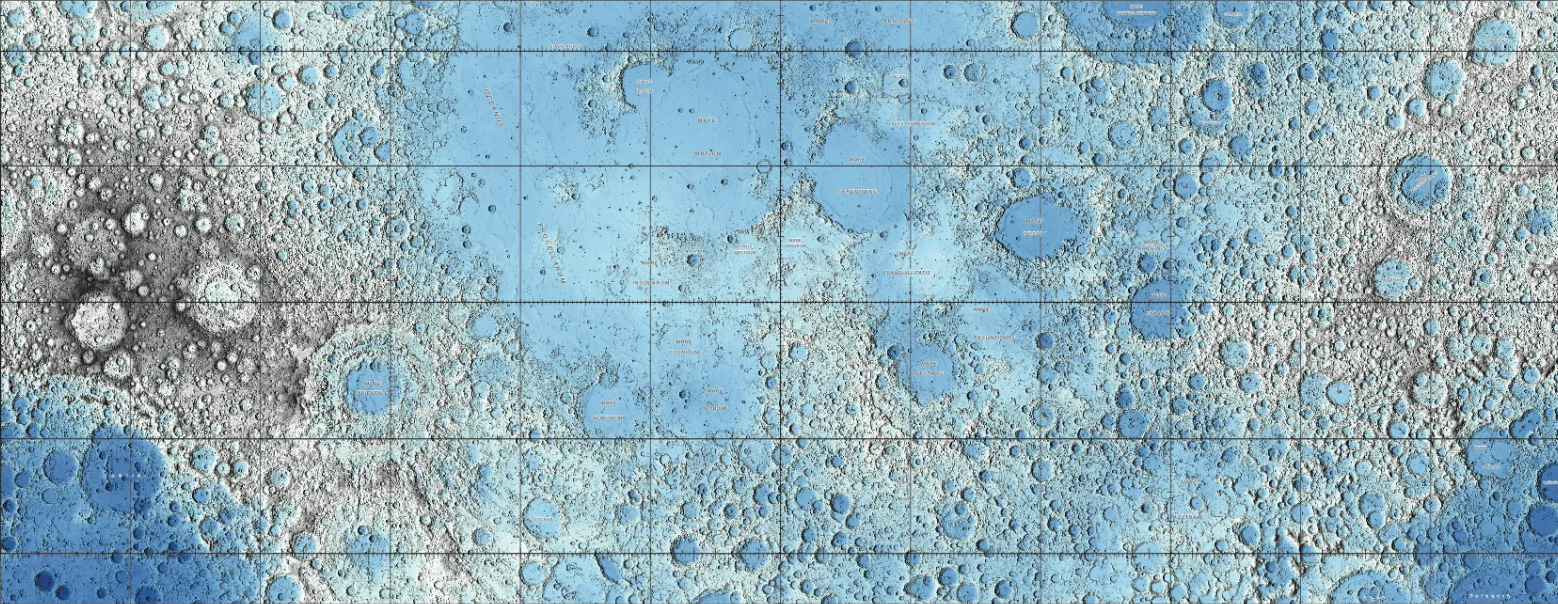
#> input picture ezgif.com-crop.png, 1558 x 604 px, found by its file name
$ python convert_heat_map_to_cost.py
#> lines starting #> are read from the running program, lines starting #| are printed output that depends on the picture
#> in main, img is the input picture: shape (604, 1558, 3); mean B, G, R 184.8, 173.7, 144.7
import cv2
import numpy as np
import matplotlib.pyplot as plt

color_scale = {(40,39,104):0,
				(43,63,126):1,
				(56,111,176):2,
				(78,129,195):3,
				(110,150,203):4,
				(124,170,219):5,
				(146,188,227):6,
				(169,207,236):7,
				(184,224,248):8,
				(212,234,245):9,
				(230,243,252):10,
				(243,251,252):11,
				(245,245,245):12,
				(214,214,214):13,
				(190,190,190):14,
				(160,160,160):15,
				(132,132,132):16,
				(95,95,95):17,
				(57,47,47):18,
				(51,40,38):19} 	#Maps RGB values to topography height

color_2_height_map = {0:-9500,
					 1:-8500,
					 2:-7500,
					 3:-6500,
					 4:-5500,
					 5:-4500,
					 6:-3500,
					 7:-2500,
					 8:-1500,
					 9:-500,
					 10:500,
					 11:1500,
					 12:2500,
					 13:3500,
					 14:4500,
					 15:5500,
					 16:6500,
					 17:7500,
					 18:8500,
					 19:9500
					 }			#Maps index of color scale to height

def replace_with_dict2(ar, dic):
    # Extract out keys and values
    k = np.array(list(dic.keys()))
    v = np.array(list(dic.values()))

    # Get argsort indices
    sidx = k.argsort()

    ks = k[sidx]
    vs = v[sidx]
    return vs[np.searchsorted(ks,ar)]

def get_distance_index(img,color_scale):
	for i,key in enumerate(color_scale):
		r = np.full((img.shape[0],img.shape[1]), key[0])
		g = np.full((img.shape[0],img.shape[1]), key[1])
		b = np.full((img.shape[0],img.shape[1]), key[2])
		r = np.dstack([r,g])
		r = np.dstack([r,b])
		curr_dist = np.linalg.norm(r-img, axis=-1)
		if(i==0):
			dist = curr_dist
		else:
			dist = np.dstack([dist,curr_dist])
#> this loop made 20 passes
#> pass 1, in get_distance_index, `curr_dist = np.linalg.norm(r-img, axis=-1)`:
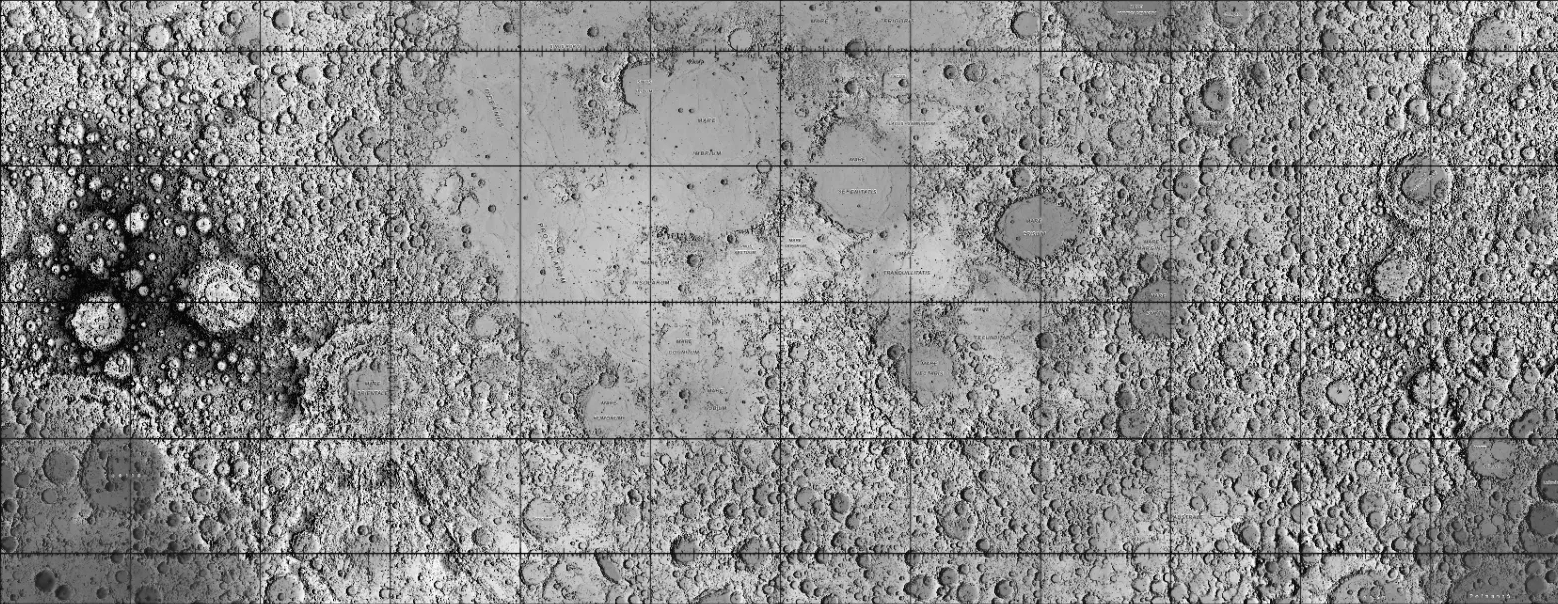
#> curr_dist: shape (604, 1558) float64; min 48.28, max 340.1, mean 206.7; drawn with min black and max white
#> pass 3, in get_distance_index, `curr_dist = np.linalg.norm(r-img, axis=-1)`:
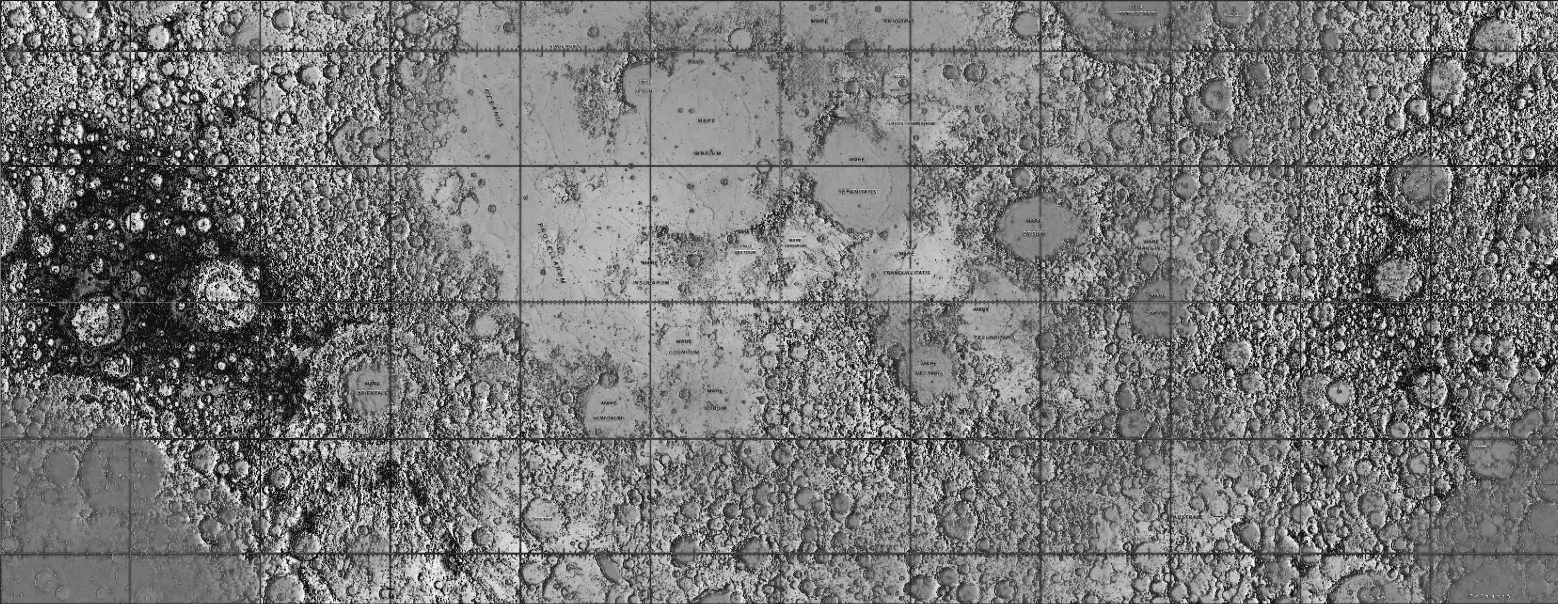
#> curr_dist: shape (604, 1558) float64; min 75.93, max 258, mean 161; drawn with min black and max white
#> pass 3, in get_distance_index, `dist = np.dstack([dist,curr_dist])`:
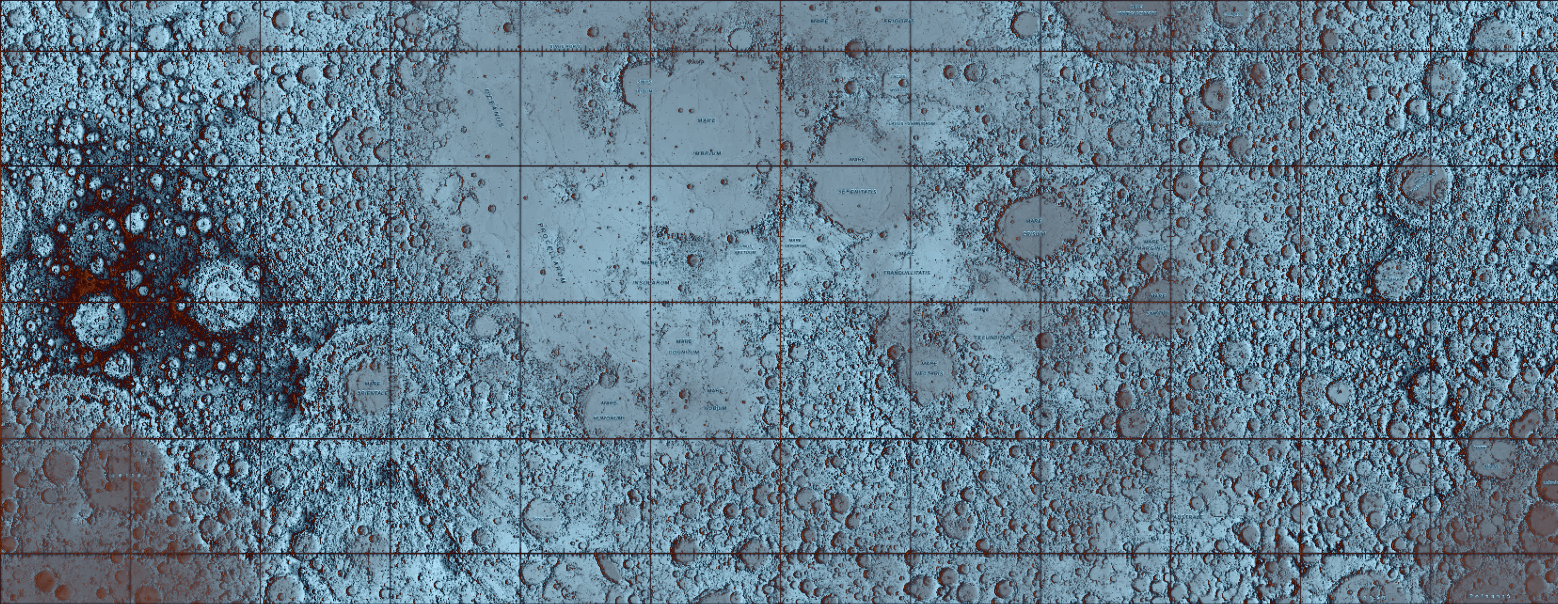
#> dist: shape (604, 1558, 3) float64; mean of channels 0, 1, 2 206.7, 188.1, 161; drawn with min black and max white

	result = np.argmin(dist, axis=2)
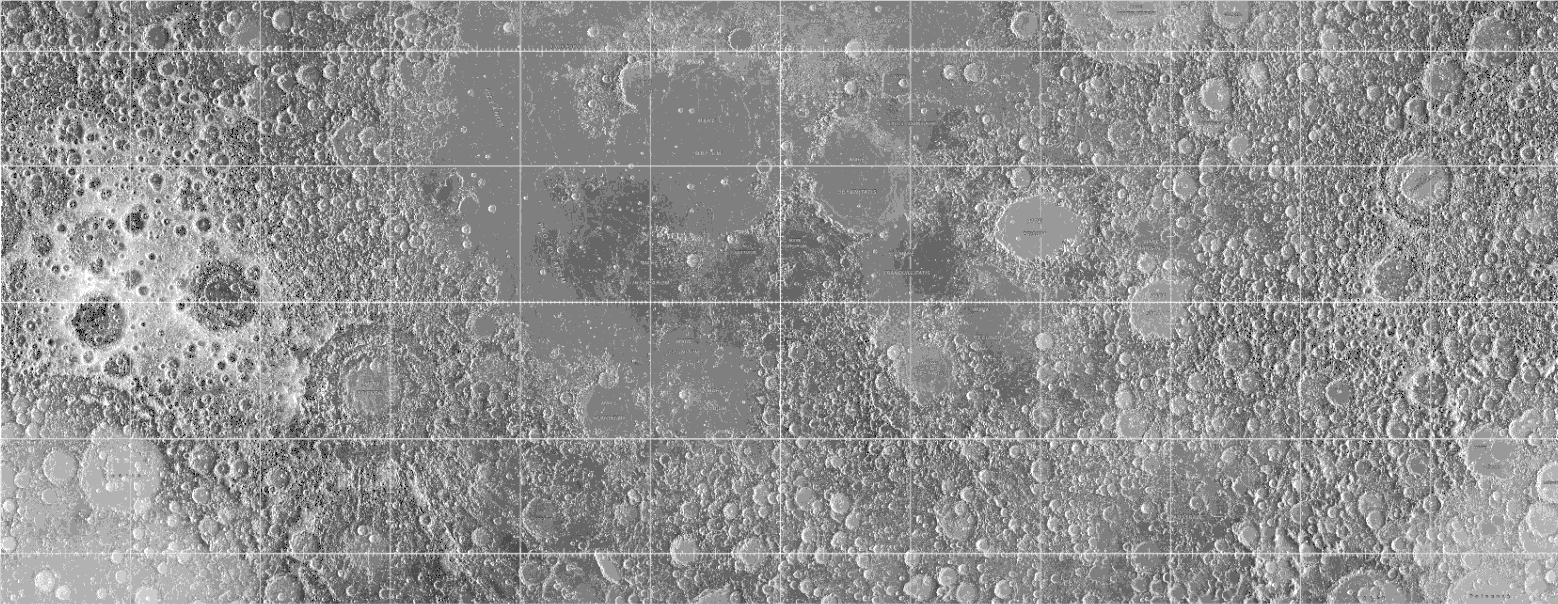
#> result: shape (604, 1558) int64; min 9, max 19, mean 14.65; drawn with min black and max white
#| <class 'numpy.ndarray'>
#> (printed output is left out)
	return result

def heatmap2d(arr: np.ndarray):
    plt.imshow(arr, cmap='viridis')
    plt.colorbar()
    plt.show()
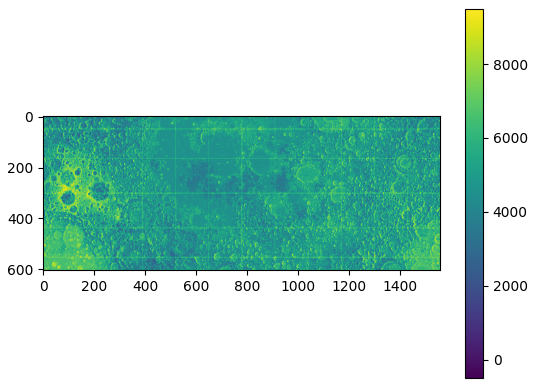
#> figure drawn by matplotlib, 2 panels

def main():
	#Load an color image in color
    img = cv2.imread('/Users/harsh/Desktop/CMU_Sem_3/MRSD Project II/Real_Project_Work/LRO_data_to_Map/ezgif.com-crop.png',1)
    # img = cv2.cvtColor(img,cv2.COLOR_BGR2HSV)
    # img = cv2.medianBlur(img,3)
    # img = cv2.GaussianBlur(img,(7,7),0)
    indexed_image = get_distance_index(img,color_scale)
    moon_height_map = replace_with_dict2(indexed_image,color_2_height_map)
    print(type(moon_height_map))
    print(moon_height_map)
    heatmap2d(moon_height_map)
    # cv2.imshow('image',img)
    # cv2.waitKey(0)
    # cv2.destroyAllWindows()

'''
# Use some form of blur to get rid of the criss cross grid
# See how 1mm = 10km has to be utilised
'''


if __name__ == "__main__": main()
